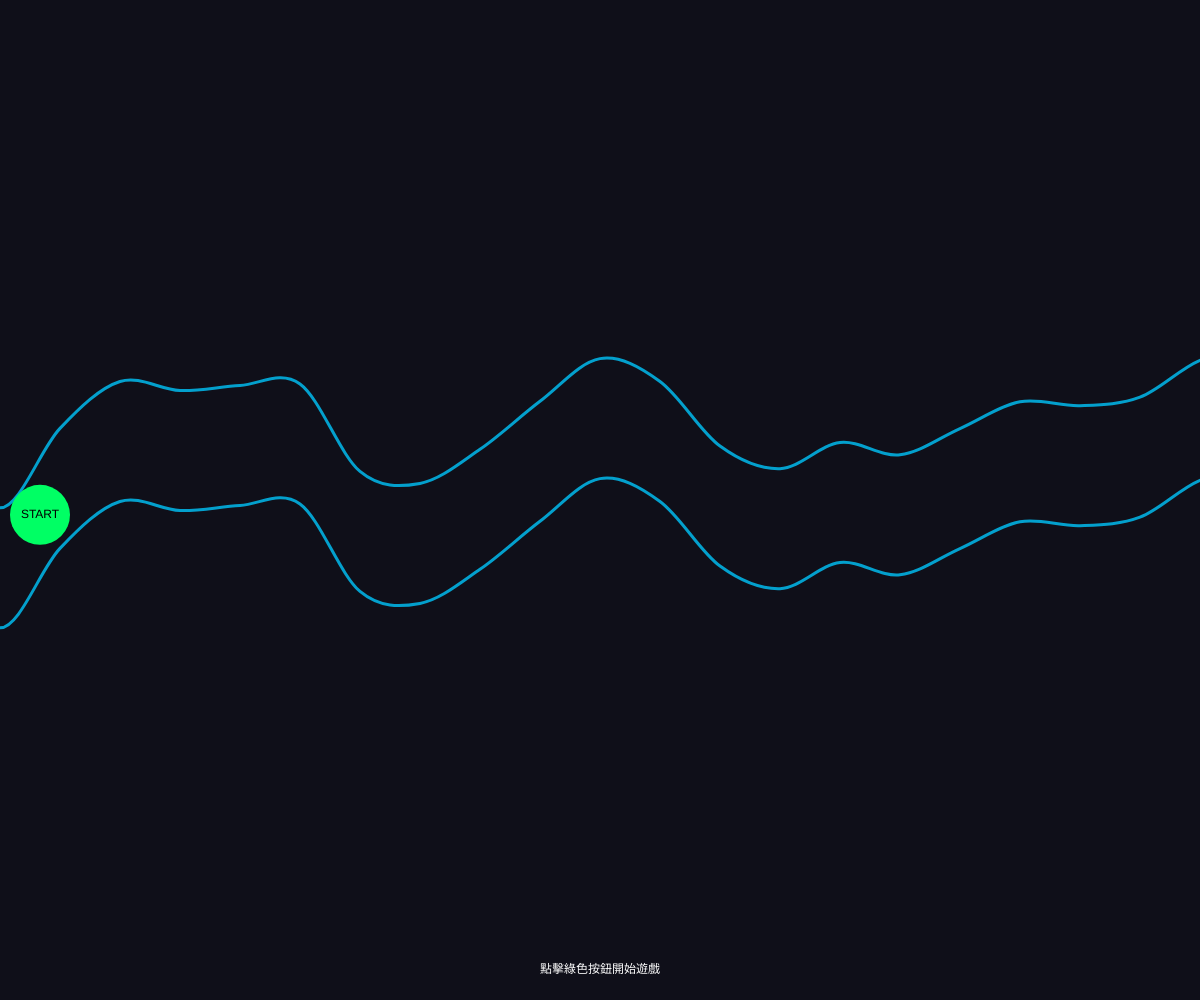
Frame 1 (no input)
Frame 60 (no input): identical to frame 1, image omitted
Frame 120 (the mouse pressed at the canvas centre since frame 60): identical to frame 1, image omitted

The p5.js sketch that drew this single still picture (run headless with seeded random() and noise() and a simulated clock; from frame 60 on, the mouse is pressed at the canvas centre):

// p5.js sketch
// ── sketch.js
/**
 * Project: Irregular Curve Wire Loop Game
 * Description: 採用 TDD 邏輯開發，符合 SOLID 原則，使用 curveVertex 繪製路徑。
 */

// 遊戲狀態常數
const STATE = {
  WAITING: "WAITING",
  PLAYING: "PLAYING",
  FAILED: "FAILED",
  SUCCESS: "SUCCESS"
};

let currentState = STATE.WAITING;
let trackNodes = [];
const nodeSpacing = 60; // 頂點間距
const safeGap = 80;    // 上下曲線間的垂直距離
const noiseScale = 0.005;

// 新增軌跡和粒子陣列
let trail = [];
let particles = [];

// 新增計時和分數變數
let timeLeft = 60; // 60秒倒數
let score = 0;

function setup() {
  createCanvas(windowWidth, windowHeight);
  generateTrack();
}

function draw() {
  background(15, 15, 25); // 深色背景

  drawTrack();
  updateTrail();
  updateParticles();
  updateGameLogic();
  drawUI();
}

function windowResized() {
  resizeCanvas(windowWidth, windowHeight);
  generateTrack();
}

/**
 * 更新滑鼠軌跡
 */
function updateTrail() {
  if (currentState === STATE.PLAYING) {
    // 添加當前滑鼠位置到軌跡
    trail.push({ x: mouseX, y: mouseY, alpha: 255 });
    
    // 限制軌跡長度
    if (trail.length > 50) {
      trail.shift();
    }
    
    // 繪製軌跡
    noStroke();
    trail.forEach(p => {
      fill(255, 255, 0, p.alpha);
      ellipse(p.x, p.y, 5);
      p.alpha -= 5; // 逐漸淡化
    });
    
    // 移除完全透明的點
    trail = trail.filter(p => p.alpha > 0);
  } else {
    // 非遊戲狀態時清空軌跡
    trail = [];
  }
}

function getTrackMidY(x) {
  let left = trackNodes.find((n, i) => n.x <= x && trackNodes[i + 1]?.x > x);
  let right = trackNodes.find((n, i) => n.x > x && trackNodes[i - 1]?.x <= x);

  if (left && right) {
    let t = (x - left.x) / (right.x - left.x);
    let upper = lerp(left.upperY, right.upperY, t);
    let lower = lerp(left.lowerY, right.lowerY, t);
    return (upper + lower) / 2;
  }

  return height / 2;
}

/**
 * 1. 軌道生成邏輯 (Track Generation)
 * 使用 Perlin Noise 生成平滑的不規則頂點
 */
function generateTrack() {
  trackNodes = [];
  let dynamicSafeGap = height * 0.12; // 動態調整安全間距，縮小上下距離
  // 增加起始與結束的緩衝頂點，確保 curveVertex 繪圖完整
  for (let x = -nodeSpacing; x <= width + nodeSpacing; x += nodeSpacing) {
    let noiseVal = noise(x * noiseScale, frameCount * 0.01); // 加上時間偏移讓每次生成略有不同
    let centerY = map(noiseVal, 0, 1, height * 0.3, height * 0.7);
    
    trackNodes.push({
      x: x,
      upperY: centerY - dynamicSafeGap / 2,
      lowerY: centerY + dynamicSafeGap / 2
    });
  }
}

/**
 * 2. 繪圖邏輯 (Rendering)
 * 使用 beginShape() 與 curveVertex() 繪製電力感線條
 */
function drawTrack() {
  noFill();
  strokeWeight(3);
  
  // 繪製上邊界 (螢光藍)
  stroke(0, 200, 255, 200);
  beginShape();
  trackNodes.forEach(n => curveVertex(n.x, n.upperY));
  endShape();

  // 繪製下邊界 (螢光藍)
  beginShape();
  trackNodes.forEach(n => curveVertex(n.x, n.lowerY));
  endShape();
  
  // 裝飾性：繪製路徑發光感 (簡單陰影效果)
  if (currentState === STATE.PLAYING) {
    stroke(0, 200, 255, 50);
    strokeWeight(10);
    // ...重複繪製可增加發光感，此處省略以保持效能
  }
}

/**
 * 3. 碰撞與狀態更新邏輯 (Game Logic)
 */
function updateGameLogic() {
  if (currentState === STATE.PLAYING) {
    // 更新計時器
    if (frameCount % 60 === 0) { // 每秒減少一次
      timeLeft--;
      if (timeLeft <= 0) {
        currentState = STATE.FAILED;
        score = 0; // 時間到分數為0
        return;
      }
    }

    // 檢查是否到達最右側
    if (mouseX >= width - 20) {
      currentState = STATE.SUCCESS;
      score = timeLeft * 10; // 剩餘時間越多分數越高
      return;
    }

    // 碰撞偵測：找出目前滑鼠 X 座標夾在哪些頂點之間
    let left = trackNodes.find((n, i) => n.x <= mouseX && trackNodes[i+1]?.x > mouseX);
    let right = trackNodes.find((n, i) => n.x > mouseX && trackNodes[i-1]?.x <= mouseX);

    if (left && right) {
      // 使用線性插值 (lerp) 計算出滑鼠當前位置的精確曲線 Y 座標
      let t = (mouseX - left.x) / (right.x - left.x);
      let currentUpper = lerp(left.upperY, right.upperY, t);
      let currentLower = lerp(left.lowerY, right.lowerY, t);

      // 判定滑鼠是否碰觸邊界 (考慮滑鼠小圓點半徑 5px)
      if (mouseY <= currentUpper + 5 || mouseY >= currentLower - 5) {
        currentState = STATE.FAILED;
        score = 0; // 碰撞失敗分數為0
        createExplosion(mouseX, mouseY); // 觸發爆炸
      }
    }
  }
}

/**
 * 4. UI 介面繪製
 */
function drawUI() {
  textAlign(CENTER, CENTER);
  
  if (currentState === STATE.WAITING) {
    // 起始按鈕放在上下兩條線中間
    let startY = getTrackMidY(40);
    fill(0, 255, 100);
    ellipse(40, startY, 60);
    fill(0);
    text("START", 40, startY);
    
    fill(255);
    text("點擊綠色按鈕開始遊戲", width / 2, height - 30);
  } 
  else if (currentState === STATE.PLAYING) {
    // 滑鼠指示點
    fill(255, 255, 0);
    noStroke();
    ellipse(mouseX, mouseY, 10);
    
    // 顯示剩餘時間
    fill(255);
    textSize(24);
    text(`時間: ${timeLeft}秒`, width / 2, 30);
  } 
  else if (currentState === STATE.FAILED) {
    fill(255, 50, 50);
    textSize(32);
    text("碰撞失敗！點擊畫面重來", width / 2, height / 2 - 20);
    textSize(24);
    text(`分數: ${score}`, width / 2, height / 2 + 20);
  } 
  else if (currentState === STATE.SUCCESS) {
    fill(100, 255, 100);
    textSize(32);
    text("成功抵達終點！", width / 2, height / 2 - 20);
    textSize(24);
    text(`分數: ${score}`, width / 2, height / 2 + 20);
  }
}

/**
 * 5. 互動控制
 */
function mousePressed() {
  if (currentState === STATE.WAITING) {
    let startY = getTrackMidY(40);
    // 檢查是否點擊起始按鈕
    if (dist(mouseX, mouseY, 40, startY) < 30) {
      currentState = STATE.PLAYING;
      timeLeft = 60; // 重置計時器
      score = 0; // 重置分數
    }
  } else if (currentState === STATE.FAILED || currentState === STATE.SUCCESS) {
    // 重置遊戲
    generateTrack();
    currentState = STATE.WAITING;
    timeLeft = 60; // 重置計時器
    score = 0; // 重置分數
  }
}

function windowResized() {
  resizeCanvas(windowWidth, windowHeight);
  generateTrack();
}

/**
 * 更新粒子
 */
function updateParticles() {
  particles.forEach(p => {
    p.x += p.vx;
    p.y += p.vy;
    p.vy += 0.1; // 重力
    p.alpha -= 2;
  });
  
  // 繪製粒子
  noStroke();
  particles.forEach(p => {
    fill(255, 200, 100, p.alpha);
    ellipse(p.x, p.y, 3);
  });
  
  // 移除透明粒子
  particles = particles.filter(p => p.alpha > 0);
}

/**
 * 創建爆炸粒子
 */
function createExplosion(x, y) {
  for (let i = 0; i < 20; i++) {
    let angle = random(TWO_PI);
    let speed = random(2, 5);
    particles.push({
      x: x,
      y: y,
      vx: cos(angle) * speed,
      vy: sin(angle) * speed,
      alpha: 255
    });
  }
}
